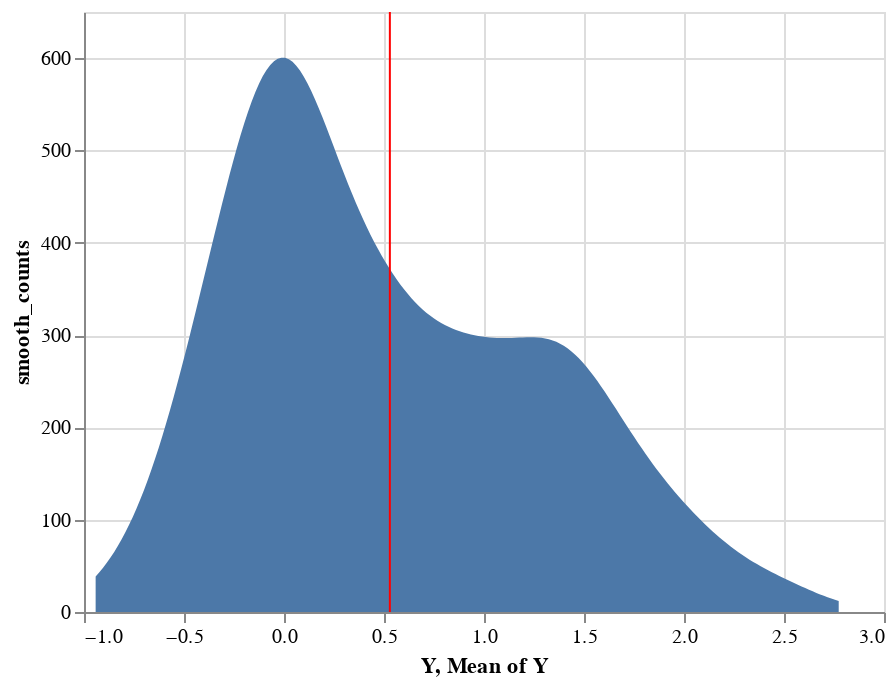

Notebook code cell kept with this figure:
### Markdown cell above
Joint distribution of $Y$

### Code cell
y_dist = cd.distribution_plot(data, feature_name="Y", density=True)


y_dist

### Figure 1 — Vega-Lite specification as saved in the notebook (floating-point values rounded to 4 significant figures; data arrays with more than 128 entries replaced by an {"elided": "..."} marker saying what was removed)
{"config": {"view": {"continuousWidth": 400, "continuousHeight": 300}}, "layer": [{"mark": "area", "encoding": {"x": {"type": "quantitative", "field": "Y"}, "y": {"type": "quantitative", "field": "smooth_counts"}}, "transform": [{"density": "Y", "counts": true, "as": ["Y", "smooth_counts"]}]}, {"mark": {"type": "rule", "color": "red"}, "encoding": {"x": {"type": "quantitative", "aggregate": "mean", "field": "Y"}}}], "data": {"name": "data-e2ec66c48a41a250e3b945f9b438fb10"}, "$schema": "https://vega.github.io/schema/vega-lite/v4.8.1.json", "datasets": {"data-e2ec66c48a41a250e3b945f9b438fb10": {"elided": "1000 records"}}}
